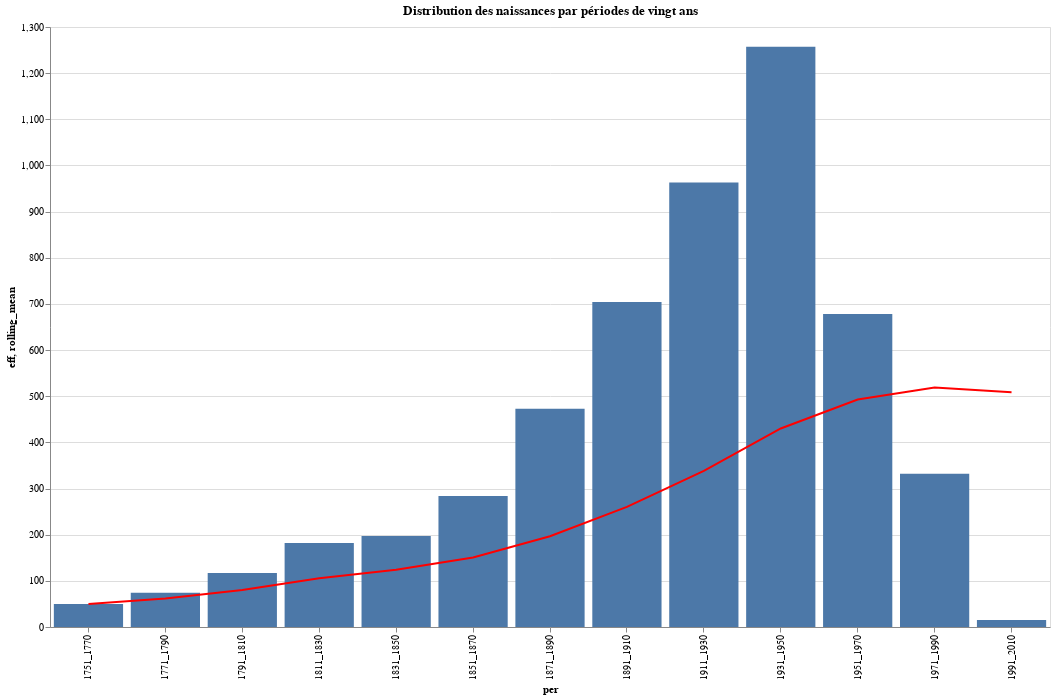

The code cell stored with this chart in its notebook:
### Code cell
### Ajouter une moyenne glissante
# Documentation:
#     https://joelostblom.github.io/altair-docs/gallery/bar_with_rolling_mean.html

## https://altair-viz.github.io/user_guide/data.html
data_trsf = alt.Data(values=data)

bar = alt.Chart(data_trsf).mark_bar().encode(
    x='per:N',
    y='eff:Q',
    tooltip=('eff:Q', 'names:N')
   
)

line = alt.Chart(data_trsf).mark_line(color='red').transform_window(
    # The field to average
    rolling_mean='mean(eff)',
    # The number of values before and after the current value to include.
    frame=[-9, 0]
).encode(
    x='per:O',
    y='rolling_mean:Q'
)

(bar + line).properties(height= 600, width=1000,  title = 'Distribution des naissances par périodes de vingt ans')
